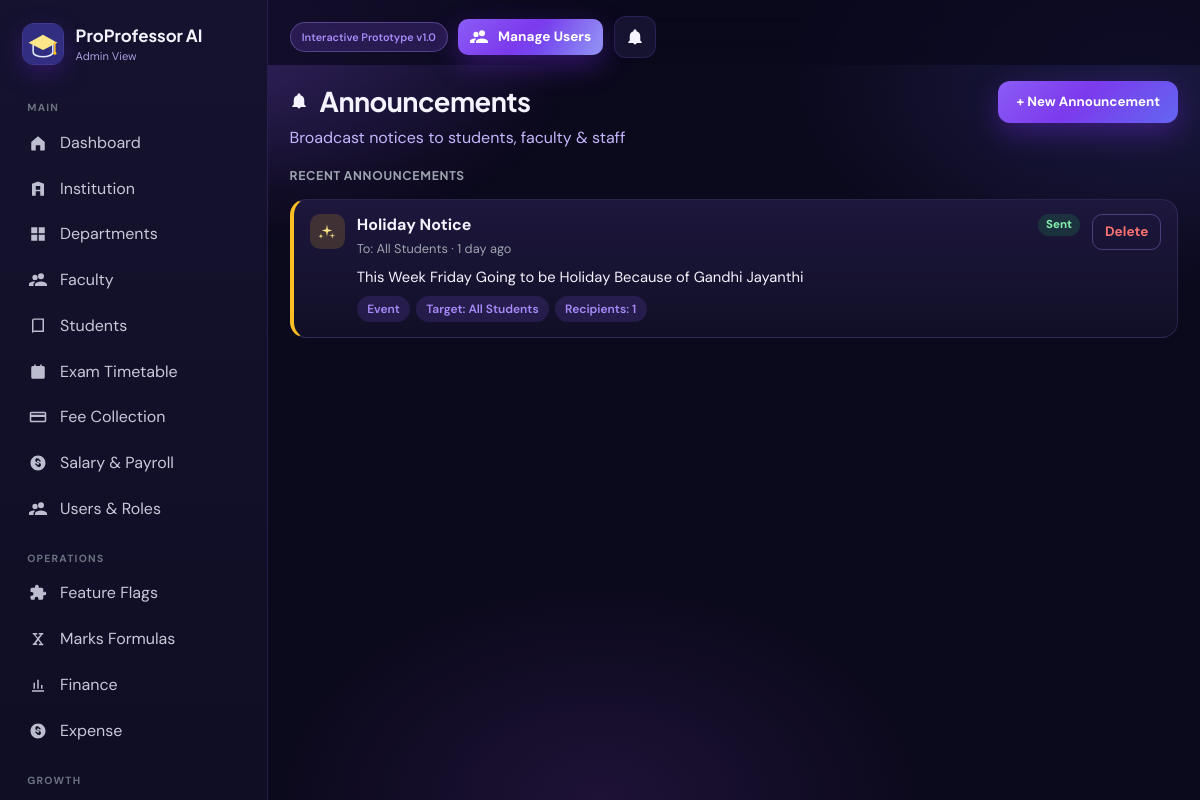
The app's page /admin/notifications (signed in) with its own data.
### tables this page shows
CREATE TABLE `users` (
  `id` int(10) UNSIGNED NOT NULL,
  `institution_id` int(10) UNSIGNED NOT NULL,
  `department_id` int(10) UNSIGNED DEFAULT NULL,
  `role` enum('professor','student','hod','admin','superadmin') NOT NULL,
  `email` varchar(160) NOT NULL,
  `password_hash` varchar(255) NOT NULL,
  `full_name` varchar(160) NOT NULL,
  `employee_id` varchar(60) DEFAULT NULL,
  `qualification` varchar(120) DEFAULT NULL,
  `register_no` varchar(60) DEFAULT NULL,
  `phone` varchar(30) DEFAULT NULL,
  `avatar_url` varchar(255) DEFAULT NULL,
  `class_id` int(10) UNSIGNED DEFAULT NULL COMMENT 'For students',
  `academic_year_level` tinyint(3) UNSIGNED DEFAULT NULL COMMENT 'Student academic year 1-4',
  `semester` varchar(40) DEFAULT NULL COMMENT 'Student Odd/Even semester',
  `designation` varchar(100) DEFAULT NULL,
  `preferences` longtext DEFAULT NULL CHECK (json_valid(`preferences`)),
  `extra` longtext DEFAULT NULL COMMENT 'Expandable user attributes' CHECK (json_valid(`extra`)),
  `is_active` tinyint(1) DEFAULT 1,
  `last_login_at` datetime DEFAULT NULL,
  `created_at` timestamp NOT NULL DEFAULT current_timestamp(),
  `updated_at` timestamp NOT NULL DEFAULT current_timestamp() ON UPDATE current_timestamp()
);

CREATE TABLE `admin_hod_announcements` (
  `id` int(10) UNSIGNED NOT NULL,
  `institution_id` int(10) UNSIGNED NOT NULL,
  `admin_id` int(10) UNSIGNED NOT NULL,
  `title` varchar(200) NOT NULL,
  `body` text NOT NULL,
  `recipient_count` int(10) UNSIGNED NOT NULL DEFAULT 0,
  `attachment_path` varchar(255) DEFAULT NULL,
  `attachment_original_name` varchar(255) DEFAULT NULL,
  `attachment_mime_type` varchar(100) DEFAULT NULL,
  `attachment_size` int(10) UNSIGNED DEFAULT NULL,
  `meta` longtext DEFAULT NULL,
  `created_at` timestamp NOT NULL DEFAULT current_timestamp()
);

### app/Views/shared/notifications.php (the view, shortened to what the rows shown need)
<?php
$canMessageHods = !empty($canMessageHods);
$hodSentHistory = $hodSentHistory ?? [];
?>
<?php if ($canMessageHods): ?>
<?php
$annWhen = static function (string $ts): string {
    try {
        $dt = new DateTime($ts, new DateTimeZone('Asia/Kolkata'));
    } catch (Throwable) {
        return $ts;
    }
    $diff = time() - $dt->getTimestamp();
    if ($diff >= 0 && $diff < 60) {
        return 'Just now';
    }
    if ($diff >= 0 && $diff < 3600) {
        $m = (int)floor($diff / 60);
        return $m . ' minute' . ($m === 1 ? '' : 's') . ' ago';
    }
    if ($diff >= 0 && $diff < 86400) {
        $h = (int)floor($diff / 3600);
        return $h . ' hour' . ($h === 1 ? '' : 's') . ' ago';
    }
    if ($diff >= 0 && $diff < 86400 * 7) {
        $d = (int)floor($diff / 86400);
        return $d . ' day' . ($d === 1 ? '' : 's') . ' ago';
    }
    return $dt->format('M j, Y');
};
?>
<div class="adm-ann">
  <div class="adm-ann-head">
    <div>
      <h2><?= icon('bell', 'icon-inline') ?> Announcements</h2>
      <p>Broadcast notices to students, faculty &amp; staff</p>
    </div>
    <button class="btn btn-primary" type="button" id="admAnnOpen">+ New Announcement</button>
  </div>
  <h3 class="adm-ann-kicker">Recent announcements</h3>
  <?php if (!$hodSentHistory): ?>
    <div class="empty">No announcements sent yet.</div>
  <?php else: ?>
    <div class="adm-ann-list">
      <?php foreach ($hodSentHistory as $h):
        $hMeta = json_decode((string)($h['meta'] ?? ''), true) ?: [];
        $noticeCode = strtoupper((string)($hMeta['notice_type'] ?? ''));
        $tone = match ($noticeCode) {
            'IMPORTANT' => 'is-important',
            'ACADEMIC' => 'is-academic',
            'EVENT' => 'is-event',
            default => 'is-general',
        };
        $iconName = match ($noticeCode) {
            'IMPORTANT' => 'alert',
            'ACADEMIC' => 'book',
            'EVENT' => 'spark',
            default => 'bell',
        };
        $targetLabel = \AdminHodMessageTools::audienceLabel((string)($hMeta['audience'] ?? 'ALL_HODS'));
        $noticeLabel = \AdminHodMessageTools::noticeTypeLabel($noticeCode);
      ?>
        <article class="adm-ann-card <?= e($tone) ?>">
          <div class="adm-ann-card-top">
            <span class="adm-ann-ico"><?= icon($iconName) ?></span>
            <div class="adm-ann-copy">
              <div class="adm-ann-title-row">
                <h4><?= e((string)$h['title']) ?></h4>
                <span class="adm-ann-sent">Sent</span>
              </div>
              <p class="adm-ann-meta">To: <?= e($targetLabel) ?> · <?= e($annWhen((string)($h['created_at'] ?? ''))) ?></p>
              <p class="adm-ann-body"><?= e((string)$h['body']) ?></p>
              <div class="adm-ann-chips">
                <?php if ($noticeLabel !== ''): ?><span class="chip"><?= e($noticeLabel) ?></span><?php endif; ?>
                <span class="chip">Target: <?= e($targetLabel) ?></span>
                <span class="chip">Recipients: <?= (int)$h['recipient_count'] ?></span>
              </div>
            </div>
            <form method="post" class="adm-ann-delete" onsubmit="return confirm('Delete this message for the admin and its recipients?');">
              <button class="btn btn-sm btn-ghost" type="submit">Delete</button>
            </form>
          </div>
        </article>
      <?php endforeach; ?>
    </div>
  <?php endif; ?>
</div>
<?php endif; ?>

### app/Core/Router.php (shortened to what the rows shown need)
<?php
final class Router
{
    private array $routes = [];
    public function add(string $method, string $pattern, $handler): void
    {
        $this->routes[] = [
            'method' => strtoupper($method),
            'pattern' => $pattern,
            'handler' => $handler,
        ];
    }
    public function dispatch(string $method, string $uri): void
    {
        $path = parse_url($uri, PHP_URL_PATH) ?: '/';
        $base = app_base_path();
        $path = '/' . trim($path, '/');
        if ($path !== '/') {
            $path = rtrim($path, '/');
        }
        foreach ($this->routes as $route) {
            if ($route['method'] !== strtoupper($method)) {
                continue;
            }
            $regex = preg_replace('#\{([a-zA-Z_]+)\}#', '(?P<$1>[^/]+)', $route['pattern']);
            $regex = '#^' . $regex . '$#';
            if (!preg_match($regex, $path, $matches)) {
                continue;
            }
            $params = array_filter(
                $matches,
                static fn($k) => !is_int($k),
                ARRAY_FILTER_USE_KEY
            );
            $this->invoke($route['handler'], $params);
            return;
        }
    }
    private function invoke($handler, array $params): void
    {
        if (is_array($handler) && is_string($handler[0])) {
            $controller = new $handler[0]();
            $method = $handler[1];
            $controller->$method(...array_values($params));
            return;
        }
    }
}

### app/Views/layouts/app.php (shortened to what the rows shown need)
<?php
$user = \Auth::user();
$role = $user['role'] ?? '';
$groups = NavService::grouped($role);
$unread = $user ? unread_notifications_count((int)$user['id']) : 0;
$active = $active ?? '';
$notifPath = match ($role) {
    'student' => '/student/notifications',
    'hod' => '/hod/notifications',
    'admin', 'superadmin' => '/admin/notifications',
    default => '/professor/notifications',
};
$cta = match ($role) {
    'professor' => ['href' => '/professor/generate-plan', 'label' => 'Generate Course Plan', 'icon' => 'spark'],
    'hod' => ['href' => '/hod/approvals', 'label' => 'Review Approvals', 'icon' => 'check'],
    'admin', 'superadmin' => ['href' => '/admin/users', 'label' => 'Manage Users', 'icon' => 'users'],
    default => null,
};
?>
<!DOCTYPE html>
<html lang="en">
<head>
  <link rel="stylesheet" href="<?= e(asset('css/app.css')) ?>?v=<?= (int)@filemtime(dirname(__DIR__, 3) . '/assets/css/app.css') ?>">
</head>
<body class="app-body" data-effects="on">
<div class="page-glow" aria-hidden="true"></div>
<div class="app-shell">
  <aside class="sidebar" id="sidebar">
    <div class="brand">
      <img class="brand-logo" src="<?= e(asset('img/logo.svg')) ?>" width="42" height="42" alt="ProProfessor AI">
      <div>
        <div class="brand-name">ProProfessor AI</div>
        <div class="brand-sub"><?= e(NavService::roleLabel($role)) ?></div>
      </div>
      <button class="icon-btn sidebar-close" id="sidebarClose" type="button" aria-label="Close menu"><?= icon('close') ?></button>
    </div>
    <nav class="side-nav">
      <?php foreach ($groups as $group): ?>
        <?php
          $navItems = [];
          foreach ($group['items'] as $item) {
              $navItems[] = $item;
          }
        ?>
        <div class="nav-group">
          <div class="nav-group-label"><?= e($group['label']) ?></div>
          <?php foreach ($navItems as $item): ?>
            <a class="nav-link <?= $active === $item['key'] ? 'active' : '' ?>" href="<?= e(url($item['href'])) ?>">
              <span class="nav-ico"><?= icon($item['icon'] ?? 'spark', 'icon') ?></span>
              <span><?= e($item['label']) ?></span>
            </a>
          <?php endforeach; ?>
        </div>
      <?php endforeach; ?>
    </nav>
  </aside>
  <div class="main">
    <header class="topbar">
      <div class="topbar-actions">
        <span class="proto-badge">Interactive Prototype v1.0</span>
        <?php if ($cta): ?>
          <a class="btn btn-primary btn-sm btn-shine topbar-cta" href="<?= e(url($cta['href'])) ?>"><?= icon($cta['icon']) ?> <?= e($cta['label']) ?></a>
        <?php endif; ?>
        <a class="icon-btn" href="<?= e(url($notifPath)) ?>" title="Notifications">
          <?= icon('bell') ?><?php if ($unread): ?><span class="dot"><?= (int)$unread ?></span><?php endif; ?>
        </a>
      </div>
    </header>
    <main class="content" id="pageContent">
      <?php $content(); ?>
    </main>
  </div>
</div>
</body>
</html>

### includes/Icons.php (shortened to what the rows shown need)
<?php
final class Icons
{
    public static function svg(string $name, string $class = 'icon'): string
    {
        $path = self::$paths[$name] ?? self::$paths['spark'];
        return '<svg class="' . htmlspecialchars($class, ENT_QUOTES) . '" viewBox="0 0 24 24" width="20" height="20" aria-hidden="true" fill="currentColor">' . $path . '</svg>';
    }
}

### records on screen
users: role "Admin View", role "Manage Users"
admin_hod_announcements: title "Holiday Notice", meta "All Students", created_at "1 day ago", body "This Week Friday Going to be Holiday Because of Gandhi Jayanthi", meta "Event", recipient_count "1"

### other values on screen
$group['label'] "MAIN"
$item['label'] "Dashboard"
$item['label'] "Institution"
$item['label'] "Departments"
$item['label'] "Faculty"
$item['label'] "Students"
$item['label'] "Exam Timetable"
$item['label'] "Fee Collection"
$item['label'] "Salary & Payroll"
$item['label'] "Users & Roles"
$group['label'] "OPERATIONS"
$item['label'] "Feature Flags"
$item['label'] "Marks Formulas"
$item['label'] "Finance"
$item['label'] "Expense"
